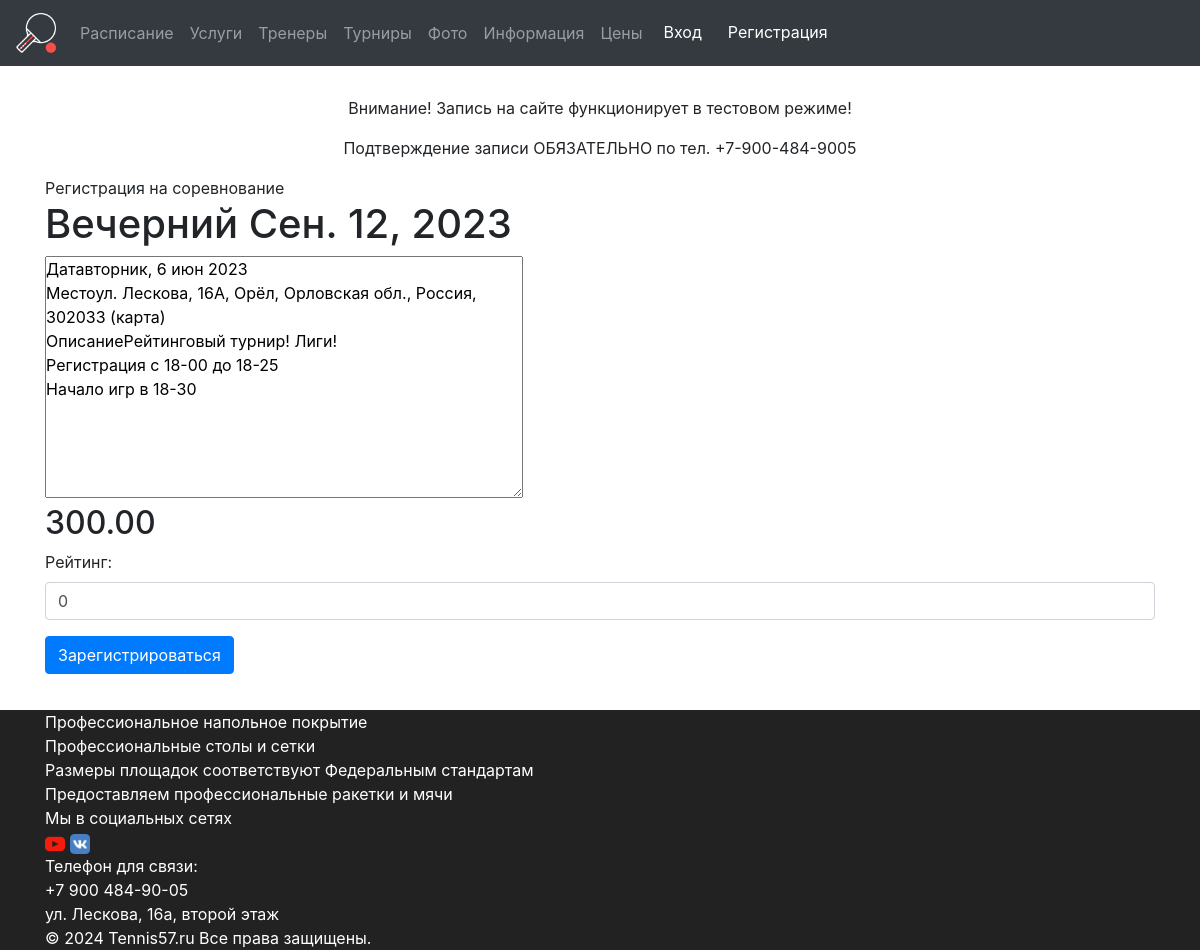
The page /competitionlistview/1/ on the database its author committed.
### main/models.py (models this page shows, shortened)
class Competition(models.Model):
    title = models.CharField(max_length=100, verbose_name='Название соревнований')
    describe = models.TextField(verbose_name='Описание', blank=True)
    data = models.DateField(verbose_name='Дата соревнований', default=timezone.now)
    price = models.DecimalField(verbose_name='Цена', max_digits=10, decimal_places=2)
    class Meta:
        verbose_name = 'Соревнование'
        verbose_name_plural = 'Соревнования'
        ordering = ['data']

### main/views.py (the view)
# urls.py: path('competitionlistview/<int:pk>/', CompetitionDetailView.as_view(), name='competition_detail'),
class CompetitionDetailView(DetailView):
    model = Competition
    pk_url_kwarg = 'pk'
    template_name = 'main/our_competition_detail.html'
    extra_context = {'form': RegistrationCompetitionForm}

### templates/main/our_competition_detail.html (shortened to what this page needs)
{% extends 'base.html' %}
{% load static %}
{% block content %}
<div class="container">
    <div class="row">
        <div class="col" style="background-color: #ffffff; ">
            Регистрация на соревнование
            <h1>{{ competition.title }} {{ competition.data }}</h1>
            <textarea rows="10" cols="45"  readonly="true">{{ competition.describe }}</textarea>
            <h2>{{ competition.price }}</h2>
            <form action="registration" method="post">
                    <div class="form-group"  >
                        {{ form.as_p }}
                        <button type="submit" class="btn btn-primary">Зарегистрироваться</button>
                    </div>
                </form>
        </div>
    </div>
</div>
{% endblock %}

### static/css/our-css.css (style rules this page uses)
* { margin: 0; padding: 0; }

### rows shown on the page
Competition: title "Вечерний", data "Сен. 12, 2023", describe "Датавторник, 6 июн 2023 Местоул. Лескова, 16А, Орёл, Орловская обл., Россия, 302033 (карта) ОписаниеРейтинговый турнир! Лиги! Регистрация с 18-00 до 18-25 Начало игр в 18-30", price "300.00"
